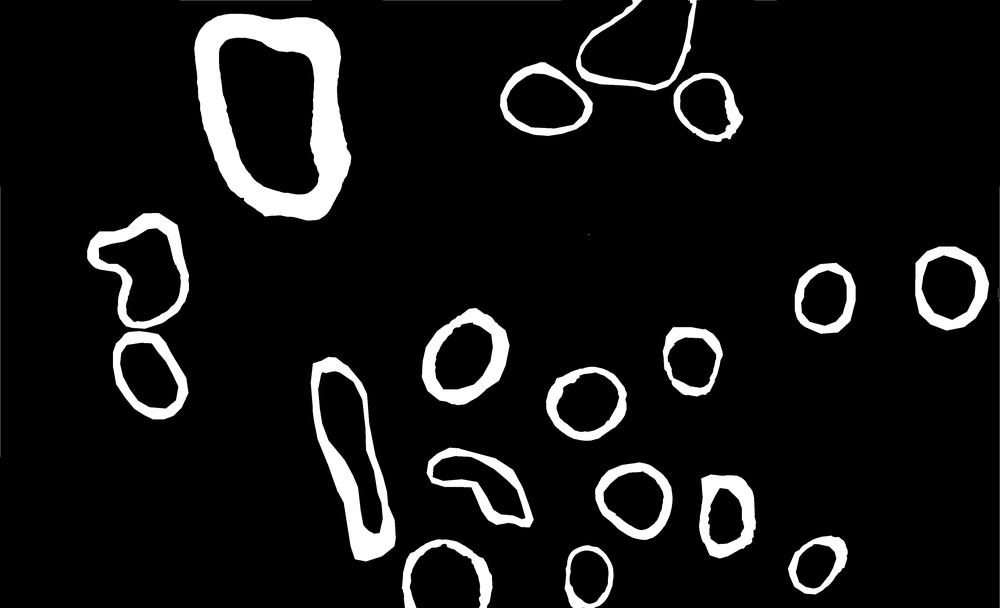
#> input picture dataset/myelin/10.png, 1000 x 608 px, shrunk from 3762 x 2286 before the run, found by its file name; its folder holds 4 pictures in this run
$ python myelin_data_processing.py
#> lines starting #> are read from the running program, lines starting #| are printed output that depends on the picture; after the words box and inside, x2 and y2 are one past the last pixel; in counts of white or black regions, pixels touching at a corner belong together
import os
import cv2
import numpy as np
import pandas as pd

class MyelinDetector:
    def __init__(self, mask_folder):
        self.mask_folder = mask_folder

    def find_myelin(self, myelin_mask):
#> called with myelin_mask = '/Neuroinformatics/dataset/myelin/10.png'
        try:
            # Read the myelin mask image
            img = cv2.imread(myelin_mask, cv2.IMREAD_GRAYSCALE)
#> img is the input picture: shape (608, 1000); min 0, max 255, mean 20.9

            # Invert the image so that the myelin regions are white
            inverted_img = cv2.bitwise_not(img)
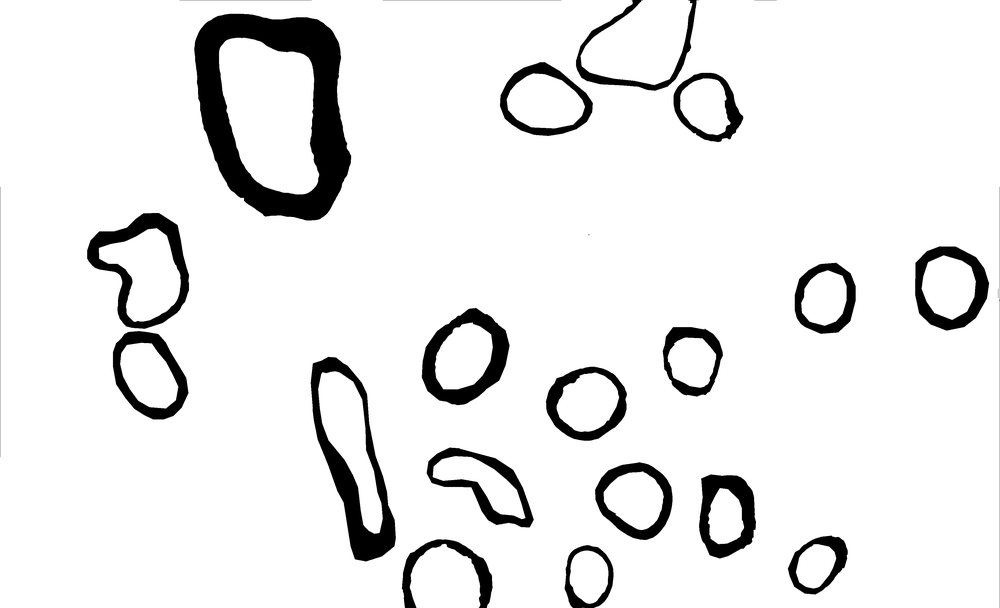
#> inverted_img: shape (608, 1000); min 0, max 255, mean 234.1

            # Find contours of myelin
            contours, _ = cv2.findContours(inverted_img, cv2.RETR_EXTERNAL, cv2.CHAIN_APPROX_SIMPLE)
#> contours = 3 contours, 2 with area under 20; largest, box (x1, y1, x2, y2) and area: (0, 0, 1000, 608) 605244

            # Initialize list to store myelin information
            myelin_data = []

            # Process each contour
            for idx, contour in enumerate(contours):
                # Calculate moments
                M = cv2.moments(contour)

                # Skip contour if area is too small
                if M['m00'] == 0:
                    continue

                # Calculate centroid
                cx = int(M['m10'] / M['m00'])
                cy = int(M['m01'] / M['m00'])

                # Convert contour to list of coordinates
                contour_coords = contour.reshape(-1, 2).tolist()

                # Append myelin information to list
                myelin_data.append({
                    'image_name': os.path.basename(myelin_mask),
                    'myelin_id': idx,
                    'myelin_centroid': (cx, cy),
                    'myelin_coordinates': contour_coords
                })
#> this loop made 3 passes
#> contour on passes 1 to 2: [[586, 607]], [[581, 607], [584, 607]]
#> (cx, cy) on pass 3: (499, 303)
#> after the loop, myelin_data = 1 item

            return myelin_data

        except Exception as e:
            print(f"Error processing {myelin_mask}: {e}")
            return []

    def process_images_in_folder(self):
        # Initialize list to store myelin data for all images
        all_myelin_data = []

        # Iterate over all image files in the folder
        for filename in os.listdir(self.mask_folder):
            if filename.lower().endswith(('.png', '.jpg', '.jpeg')):
                # Process each image to find myelin
                image_path = os.path.join(self.mask_folder, filename)
                myelin_data = self.find_myelin(image_path)
#> myelin_data = 1 item
                all_myelin_data.extend(myelin_data)
#> pass 2 of the loop in process_images_in_folder, `for filename in os.listdir(self.mask_folder):`:
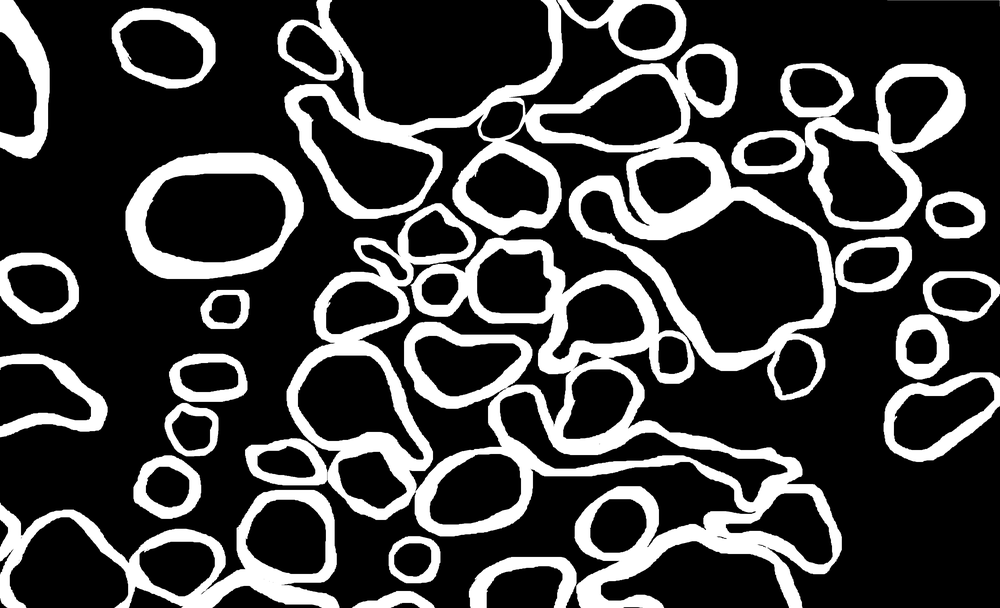
#> input picture dataset/myelin/106.png, 1000 x 608 px, shrunk from 3762 x 2286 before the run, found by its file name
#> in find_myelin, img is the input picture: shape (608, 1000); min 0, max 255, mean 62.3
#> in find_myelin (call 2), `inverted_img = cv2.bitwise_not(img)`:
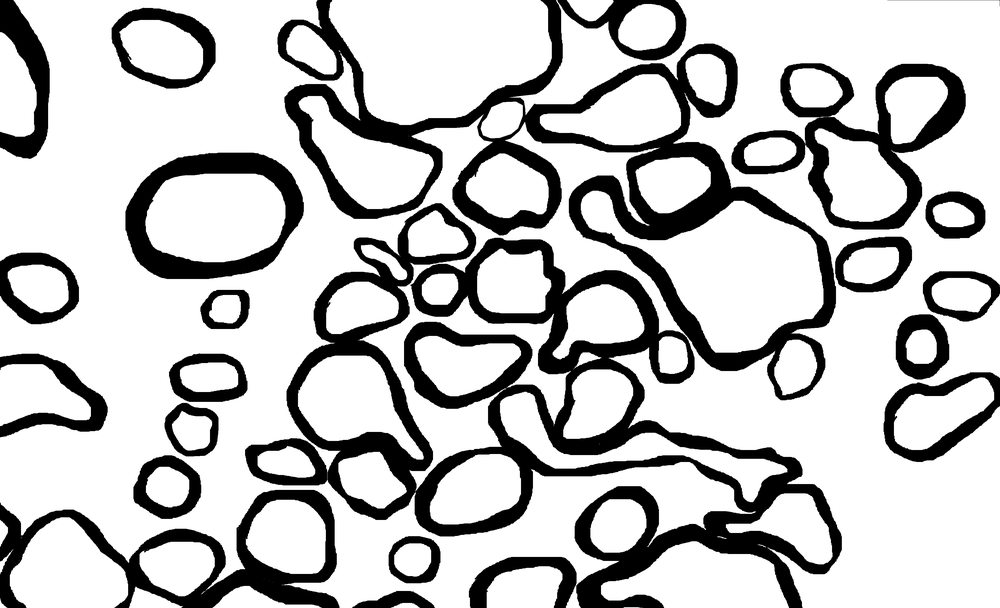
#> inverted_img: shape (608, 1000); min 0, max 255, mean 192.7
#> contours = 61 contours, 40 with area under 20; largest, box (x1, y1, x2, y2) and area: (0, 0, 1000, 608) 470296, (326, 0, 554, 128) 21836, (7, 515, 185, 608) 8774, (598, 539, 792, 608) 8622, (296, 93, 436, 212) 7678
#> the loop in find_myelin (call 2), `for idx, contour in enumerate(contours):` made 61 passes
#> contour on passes 1, 2, 3, 4, 5, 8, 9, 10: [[644, 607]], [[623, 607], [642, 607]], [[621, 607]], [[638, 605], [642, 605]], [[623, 605], [624, 605]], [[0, 596]], [[279, 584], [279, 585]], [[269, 583]]
#> after the loop in find_myelin (call 2), `for idx, contour in enumerate(contours):`: myelin_data = 26 items
#> pass 3 of the loop in process_images_in_folder, `for filename in os.listdir(self.mask_folder):`:
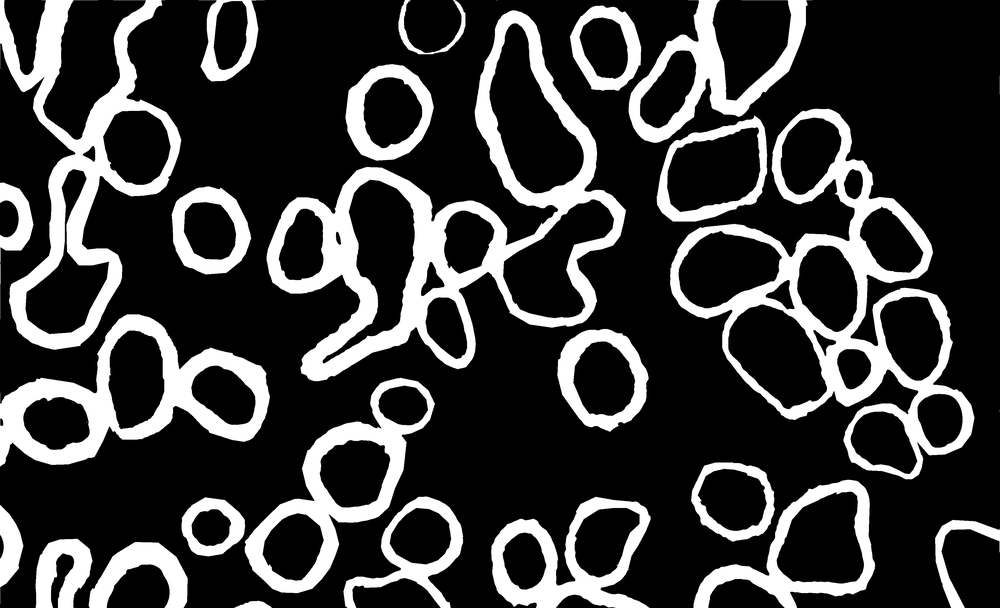
#> input picture dataset/myelin/111.png, 1000 x 608 px, shrunk from 3762 x 2286 before the run, found by its file name
#> in find_myelin, img is the input picture: shape (608, 1000); min 0, max 255, mean 58.8
#> in find_myelin (call 3), `inverted_img = cv2.bitwise_not(img)`:
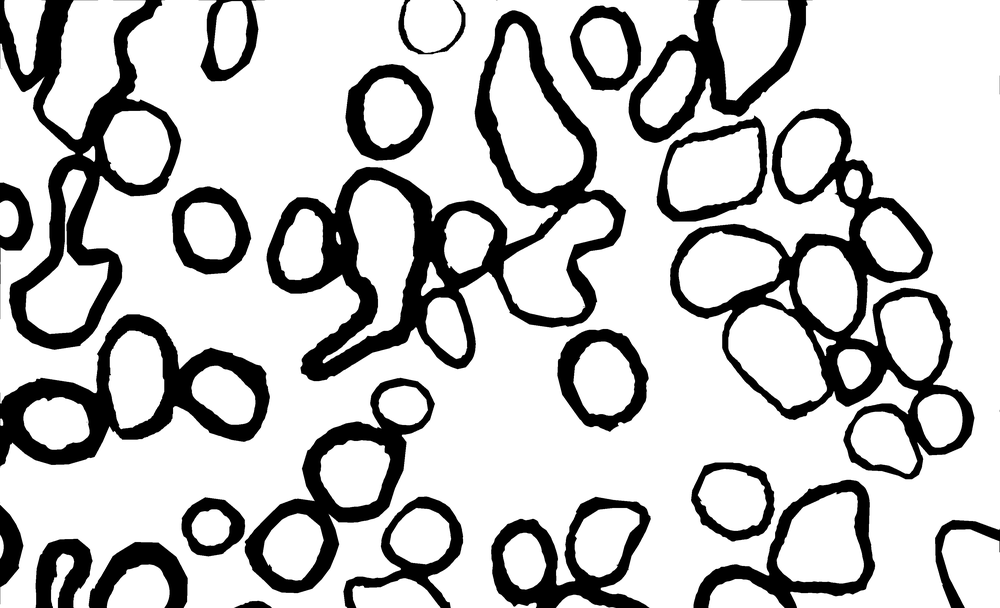
#> inverted_img: shape (608, 1000); min 0, max 255, mean 196.2
#> contours = 39 contours, 15 with area under 20; largest, box (x1, y1, x2, y2) and area: (0, 0, 1000, 608) 492120, (40, 0, 148, 142) 7738, (774, 489, 867, 586) 6532, (710, 0, 794, 103) 5898, (23, 167, 112, 337) 5762
#> the loop in find_myelin (call 3), `for idx, contour in enumerate(contours):` made 39 passes
#> (cx, cy) on passes 3, 4, 5, 7, 8, 9, 11, 12: (576, 601), (741, 594), (393, 594), (140, 587), (60, 576), (2, 546), (524, 560), (971, 566)
#> after the loop in find_myelin (call 3), `for idx, contour in enumerate(contours):`: myelin_data = 24 items
#> the loop made 4 passes; the first 3 are shown

        return all_myelin_data

    def write_to_csv(self, myelin_data, output_csv):
        try:
            # Create DataFrame from myelin data
            df = pd.DataFrame(myelin_data)

            # Write DataFrame to CSV
            df.to_csv(output_csv, index=False)
            print(f"Myelin data saved to {output_csv}")

        except Exception as e:
            print(f"Error writing to {output_csv}: {e}")

if __name__ == "__main__":
    # Path to folder containing myelin mask images
    folder_path = "/Neuroinformatics/dataset/myelin/"

    # Output CSV file path
    output_csv_path = "myelin_data_combined.csv"

    # Initialize MyelinDetector instance
    myelin_detector = MyelinDetector(folder_path)

    # Process all images in the folder
    all_myelin_data = myelin_detector.process_images_in_folder()

    # Write myelin data to a single CSV file
    myelin_detector.write_to_csv(all_myelin_data, output_csv_path)
